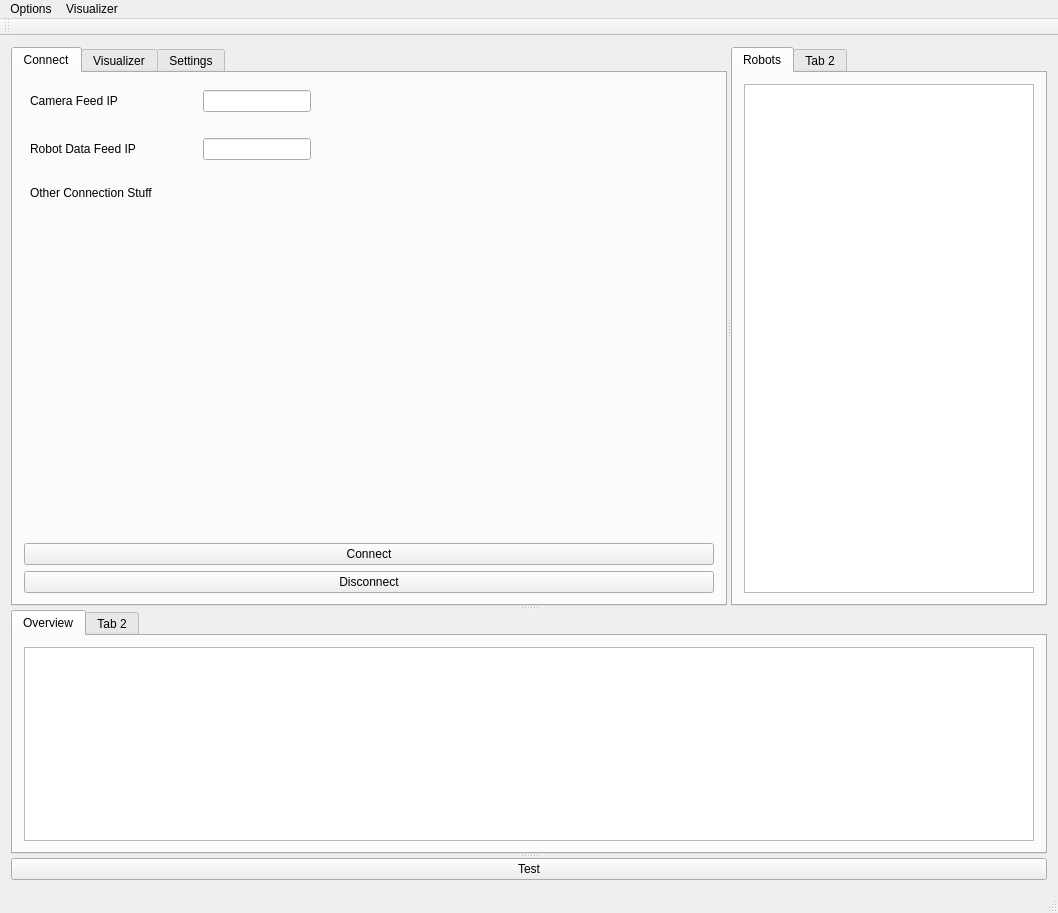
<?xml version="1.0" encoding="UTF-8"?>
<ui version="4.0">
 <class>MainWindow</class>
 <widget class="QMainWindow" name="MainWindow">
  <property name="geometry">
   <rect>
    <x>0</x>
    <y>0</y>
    <width>1058</width>
    <height>913</height>
   </rect>
  </property>
  <property name="windowTitle">
   <string>MainWindow</string>
  </property>
  <widget class="QWidget" name="centralWidget">
   <layout class="QVBoxLayout" name="verticalLayout">
    <item>
     <widget class="QSplitter" name="splitter_2">
      <property name="orientation">
       <enum>Qt::Vertical</enum>
      </property>
      <widget class="QSplitter" name="splitter">
       <property name="sizePolicy">
        <sizepolicy hsizetype="Expanding" vsizetype="Preferred">
         <horstretch>0</horstretch>
         <verstretch>3</verstretch>
        </sizepolicy>
       </property>
       <property name="orientation">
        <enum>Qt::Horizontal</enum>
       </property>
       <widget class="QTabWidget" name="visualizerTabWidget">
        <property name="sizePolicy">
         <sizepolicy hsizetype="Expanding" vsizetype="Expanding">
          <horstretch>2</horstretch>
          <verstretch>3</verstretch>
         </sizepolicy>
        </property>
        <property name="currentIndex">
         <number>0</number>
        </property>
        <widget class="QWidget" name="connectTab">
         <attribute name="title">
          <string>Connect</string>
         </attribute>
         <layout class="QVBoxLayout" name="verticalLayout_6">
          <item>
           <layout class="QFormLayout" name="formLayout">
            <property name="fieldGrowthPolicy">
             <enum>QFormLayout::FieldsStayAtSizeHint</enum>
            </property>
            <property name="horizontalSpacing">
             <number>50</number>
            </property>
            <property name="leftMargin">
             <number>6</number>
            </property>
            <property name="topMargin">
             <number>6</number>
            </property>
            <property name="rightMargin">
             <number>6</number>
            </property>
            <property name="bottomMargin">
             <number>6</number>
            </property>
            <item row="0" column="0">
             <widget class="QLabel" name="label">
              <property name="text">
               <string>Camera Feed IP</string>
              </property>
             </widget>
            </item>
            <item row="0" column="1">
             <widget class="QLineEdit" name="lineEdit"/>
            </item>
            <item row="4" column="0">
             <widget class="QLabel" name="label_3">
              <property name="text">
               <string>Other Connection Stuff</string>
              </property>
             </widget>
            </item>
            <item row="2" column="0">
             <widget class="QLabel" name="label_8">
              <property name="text">
               <string>Robot Data Feed IP</string>
              </property>
             </widget>
            </item>
            <item row="3" column="0">
             <widget class="QLabel" name="label_9">
              <property name="text">
               <string/>
              </property>
             </widget>
            </item>
            <item row="1" column="0">
             <widget class="QLabel" name="label_10">
              <property name="text">
               <string/>
              </property>
             </widget>
            </item>
            <item row="2" column="1">
             <widget class="QLineEdit" name="lineEdit_2"/>
            </item>
           </layout>
          </item>
          <item>
           <widget class="QPushButton" name="connectButton">
            <property name="text">
             <string>Connect</string>
            </property>
           </widget>
          </item>
          <item>
           <widget class="QPushButton" name="disconnectButton">
            <property name="text">
             <string>Disconnect</string>
            </property>
           </widget>
          </item>
         </layout>
        </widget>
        <widget class="QWidget" name="visualizerTab">
         <property name="sizePolicy">
          <sizepolicy hsizetype="Expanding" vsizetype="Expanding">
           <horstretch>0</horstretch>
           <verstretch>0</verstretch>
          </sizepolicy>
         </property>
         <attribute name="title">
          <string>Visualizer</string>
         </attribute>
         <layout class="QVBoxLayout" name="verticalLayout_3">
          <item>
           <layout class="QVBoxLayout" name="verticalLayout_2">
            <property name="sizeConstraint">
             <enum>QLayout::SetNoConstraint</enum>
            </property>
            <item>
             <widget class="QGraphicsView" name="graphicsView"/>
            </item>
           </layout>
          </item>
         </layout>
        </widget>
        <widget class="QWidget" name="visSettingsTab">
         <attribute name="title">
          <string>Settings</string>
         </attribute>
         <layout class="QFormLayout" name="formLayout_2">
          <property name="horizontalSpacing">
           <number>50</number>
          </property>
          <item row="0" column="0">
           <widget class="QLabel" name="label_4">
            <property name="text">
             <string>Visualizer Settings</string>
            </property>
           </widget>
          </item>
          <item row="1" column="0">
           <widget class="QLabel" name="label_2">
            <property name="text">
             <string>Enable Video</string>
            </property>
           </widget>
          </item>
          <item row="1" column="1">
           <widget class="QCheckBox" name="videoEnChbx">
            <property name="text">
             <string/>
            </property>
            <property name="checked">
             <bool>true</bool>
            </property>
           </widget>
          </item>
          <item row="2" column="0">
           <widget class="QLabel" name="label_5">
            <property name="text">
             <string>Show Position</string>
            </property>
           </widget>
          </item>
          <item row="2" column="1">
           <widget class="QCheckBox" name="checkBox_2">
            <property name="text">
             <string/>
            </property>
            <property name="checked">
             <bool>true</bool>
            </property>
           </widget>
          </item>
          <item row="3" column="0">
           <widget class="QLabel" name="label_6">
            <property name="text">
             <string>Show Direction</string>
            </property>
           </widget>
          </item>
          <item row="3" column="1">
           <widget class="QCheckBox" name="checkBox_3">
            <property name="text">
             <string/>
            </property>
            <property name="checked">
             <bool>true</bool>
            </property>
           </widget>
          </item>
          <item row="4" column="0">
           <widget class="QLabel" name="label_7">
            <property name="text">
             <string>Show Path History</string>
            </property>
           </widget>
          </item>
          <item row="4" column="1">
           <widget class="QCheckBox" name="checkBox_4">
            <property name="text">
             <string/>
            </property>
           </widget>
          </item>
         </layout>
        </widget>
       </widget>
       <widget class="QTabWidget" name="robotTabWidget">
        <property name="sizePolicy">
         <sizepolicy hsizetype="Expanding" vsizetype="Expanding">
          <horstretch>1</horstretch>
          <verstretch>3</verstretch>
         </sizepolicy>
        </property>
        <property name="baseSize">
         <size>
          <width>350</width>
          <height>0</height>
         </size>
        </property>
        <property name="currentIndex">
         <number>0</number>
        </property>
        <widget class="QWidget" name="robotTab">
         <attribute name="title">
          <string>Robots</string>
         </attribute>
         <layout class="QVBoxLayout" name="verticalLayout_4">
          <item>
           <widget class="QListView" name="robotList"/>
          </item>
         </layout>
        </widget>
        <widget class="QWidget" name="tab_3">
         <attribute name="title">
          <string>Tab 2</string>
         </attribute>
        </widget>
       </widget>
      </widget>
      <widget class="QTabWidget" name="detailTabWidget">
       <property name="sizePolicy">
        <sizepolicy hsizetype="Expanding" vsizetype="Expanding">
         <horstretch>0</horstretch>
         <verstretch>0</verstretch>
        </sizepolicy>
       </property>
       <property name="currentIndex">
        <number>0</number>
       </property>
       <widget class="QWidget" name="overviewTab">
        <attribute name="title">
         <string>Overview</string>
        </attribute>
        <layout class="QVBoxLayout" name="verticalLayout_5">
         <item>
          <widget class="QPlainTextEdit" name="overviewText"/>
         </item>
        </layout>
       </widget>
       <widget class="QWidget" name="tab_5">
        <attribute name="title">
         <string>Tab 2</string>
        </attribute>
       </widget>
      </widget>
      <widget class="QPushButton" name="testButton">
       <property name="sizePolicy">
        <sizepolicy hsizetype="Minimum" vsizetype="Fixed">
         <horstretch>0</horstretch>
         <verstretch>0</verstretch>
        </sizepolicy>
       </property>
       <property name="text">
        <string>Test</string>
       </property>
      </widget>
     </widget>
    </item>
   </layout>
  </widget>
  <widget class="QMenuBar" name="menuBar">
   <property name="geometry">
    <rect>
     <x>0</x>
     <y>0</y>
     <width>1058</width>
     <height>22</height>
    </rect>
   </property>
   <widget class="QMenu" name="menuFile">
    <property name="title">
     <string>Options</string>
    </property>
    <addaction name="actionExit"/>
   </widget>
   <widget class="QMenu" name="menuVisualizer">
    <property name="title">
     <string>Visualizer</string>
    </property>
    <addaction name="actionEnable_Video"/>
   </widget>
   <addaction name="menuFile"/>
   <addaction name="menuVisualizer"/>
  </widget>
  <widget class="QToolBar" name="mainToolBar">
   <attribute name="toolBarArea">
    <enum>TopToolBarArea</enum>
   </attribute>
   <attribute name="toolBarBreak">
    <bool>false</bool>
   </attribute>
  </widget>
  <widget class="QStatusBar" name="statusBar"/>
  <action name="actionExit">
   <property name="text">
    <string>Exit</string>
   </property>
  </action>
  <action name="actionEnable_Video">
   <property name="checkable">
    <bool>true</bool>
   </property>
   <property name="checked">
    <bool>true</bool>
   </property>
   <property name="text">
    <string>Enable Video</string>
   </property>
   <property name="shortcut">
    <string>Ctrl+E</string>
   </property>
  </action>
 </widget>
 <layoutdefault spacing="6" margin="11"/>
 <resources/>
 <connections/>
</ui>
